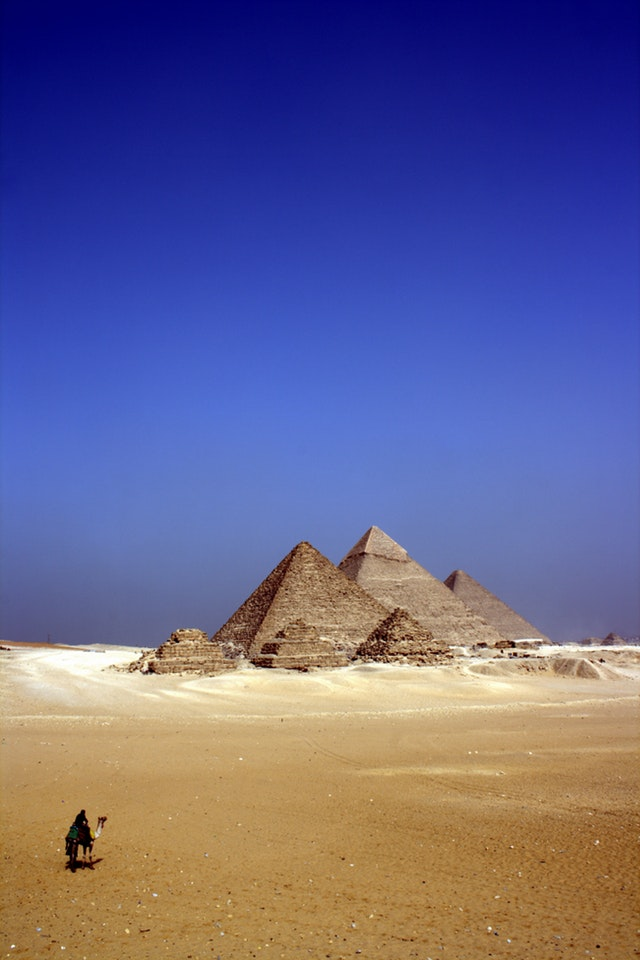
#> input picture Lab1-std/pyramids.jpeg, 640 x 960 px, found by its file name
$ jupyter execute --allow-errors Lab_1_std.ipynb   (shell and % lines are left out)
#> lines starting #> are read from the running program, lines starting #| are printed output that depends on the picture
[cell 1]
import skimage.io as io

# Show the figures / plots inside the notebook
from skimage.color import rgb2gray,rgb2hsv
import matplotlib.pyplot as plt
import numpy as np
from skimage.util import random_noise
import numpy as np

from skimage.exposure import histogram
from matplotlib.pyplot import bar

[cell 2]
def show_images(images,titles=None):
    #This function is used to show image(s) with titles by sending an array of images and an array of associated titles.
    # images[0] will be drawn with the title titles[0] if exists
    # You aren't required to understand this function, use it as-is.
    n_ims = len(images)
    if titles is None: titles = ['(%d)' % i for i in range(1,n_ims + 1)]
    fig = plt.figure()
    n = 1
    for image,title in zip(images,titles):
        a = fig.add_subplot(1,n_ims,n)
        if image.ndim == 2:
            plt.gray()
        plt.imshow(image)
        a.set_title(title)
        n += 1
    fig.set_size_inches(np.array(fig.get_size_inches()) * n_ims)
    plt.show()

[cell 3]
# Ex: imread and imshow
pyramids = io.imread('pyramids.jpeg')
#> pyramids is the input picture: shape (960, 640, 3); mean R, G, B 102.5, 99.6, 141.8
io.imshow(pyramids)
io.show()

[cell 4]
# Use this function to show a histogram
# The image should be gray-scale and should range from 0 to 1
def showHist(img,histogramImg):
    plt.figure()
    bar(histogramImg[1]*255, histogramImg[0], width=0.8, align='center')

# Requirment 1

[cell 5]
'''
@TODO:
Requirement #1
-Read and print image 'coffee'
-Show and print half of the  image
-----hint :use the attribute shape of numpy to get the image object dimentions
'''
coffee=io.imread('coffee.jpeg')
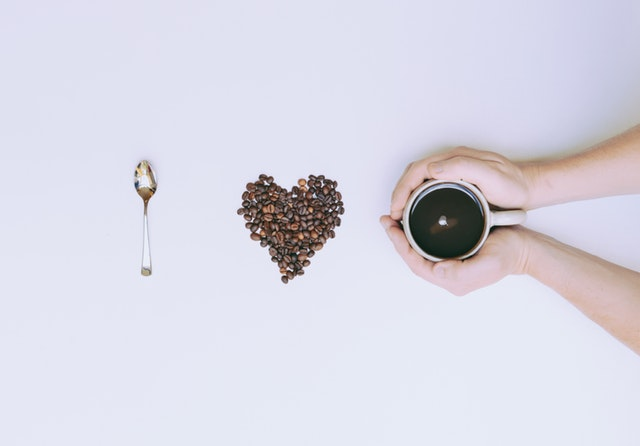
#> input picture Lab1-std/coffee.jpeg, 640 x 446 px, found by its file name
#> coffee is the input picture: shape (446, 640, 3); mean R, G, B 216.5, 215.6, 227.4
io.imshow(coffee)

[cell 6]
coffee_half_image_verticle=coffee[0:(int)(len(coffee)/2)]
io.imshow(coffee_half_image_verticle)

[cell 7]
coffee_half_image_horizontal=coffee[:,0:(int)(len(coffee[0])/2)]
io.imshow(coffee_half_image_horizontal)

# Requirment 2

[cell 8]
'''
@TODO:
Requirement #2
RGB to gray and HSV:
1- Write a function 'gray_image' that takes an image as input , then
    -get the gray scale of the image, then
    -display original image and the gray scale one side by side (subplot).
    -hint: use rgb2gray to get the graylevel of the image
- test your function with the image 'pyramids'

2- Write a function 'HSV_image' that takes an image as input , then
   -show the RGB image and the (3 channels of HSV image each channel in separated form ) one side by side (subplot).
   -hint: -use rgb2hsv (to get the hsv representation of the image).
          -To separately get the Hue, Saturation and Value channels, use hsvImg[:,:,X],
           where hsvImg is the hsv representation of the image.
           Hue is the first channel, Saturation is the second and value is the last channel.
- test your function for the images in HSV Folder. And comment on the results.
'''

[cell 9]
def gray_image(image):
    gray_scale_of_image=rgb2gray(image)
    plt.subplot(121)
    plt.imshow(image)
    plt.subplot(122)
    plt.imshow(gray_scale_of_image,cmap=plt.cm.gray)

[cell 10]
gray_image(pyramids)
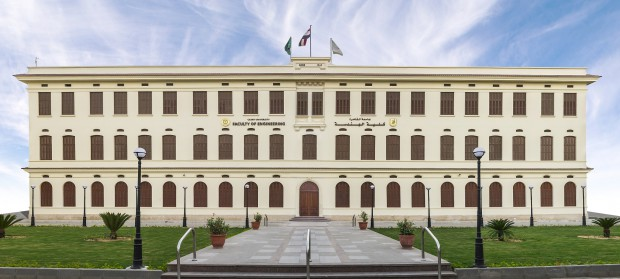
#> input picture Lab1-std/hsv/ex1.png, 620 x 279 px, found by its file name
#> further down, cairo_university is the input picture: shape (279, 620, 3); mean R, G, B 166.4, 165.5, 157.6

[cell 11]
def HSV_image(image):
    hsv_image=rgb2hsv(image)
#> hsv_image: shape (279, 620, 3) float64; mean of channels 0, 1, 2 0.281, 0.212, 0.7
    hue_channel=hsv_image[:,:,0]
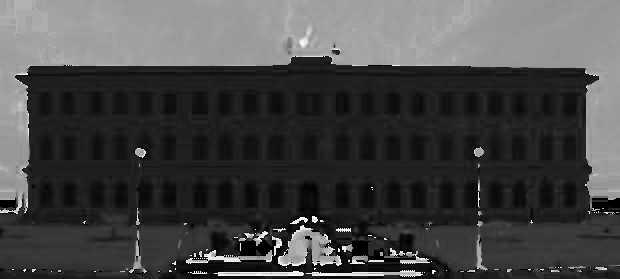
#> hue_channel: shape (279, 620) float64; min 0, max 0.992, mean 0.281
    saturation_channel=hsv_image[:,:,1]
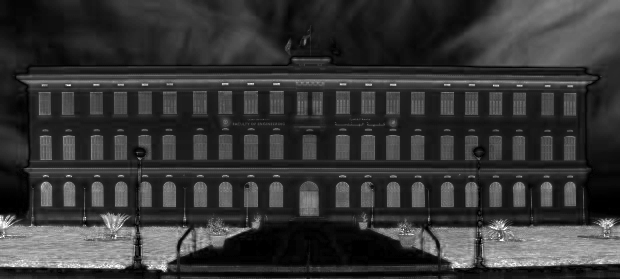
#> saturation_channel: shape (279, 620) float64; min 0, max 1, mean 0.212
    value_channel=hsv_image[:,:,2]
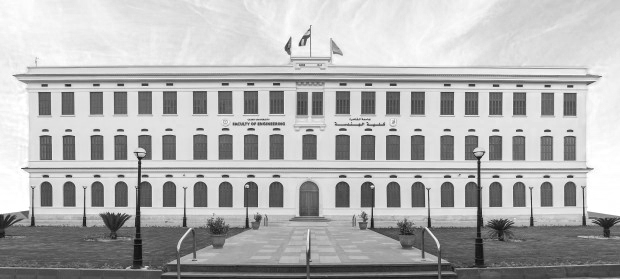
#> value_channel: shape (279, 620) float64; min 0.0314, max 1, mean 0.7
    '''plt.subplot(221)
    plt.imshow(image)
    plt.subplot(222)
    plt.imshow(hue_channel)
    plt.subplot(223)
    plt.imshow(saturation_channel)
    plt.subplot(224)
    plt.imshow(value_channel)'''
    show_images([image,hue_channel,saturation_channel,value_channel])
#> in show_images, `n_ims = len(images)`: n_ims = 4
#> the loop in show_images, `for image,title in zip(images,titles):` made 4 passes
#> title on passes 1 to 4: '(1)', '(2)', '(3)', '(4)'
#> after the loop in show_images, `for image,title in zip(images,titles):`: n = 5

[cell 12]
cairo_university = io.imread('ex1.png')
HSV_image(cairo_university)

[cell 13]
'''
Requirement 2 (Noise):
http://scikit-image.org/docs/dev/api/skimage.util.html#skimage.util.random_noise

1.For an image of your choice (the effect of noise must be obvious):
    Read the image.
    Convert it to greyscale.
    Apply salt & pepper noise with
    amount=0.05, 0.5 and 0.9

2. From the other images. Recommend one image that won’t be greatly affected by the noise and state why.
    '''

[cell 14]
pyramidse_noise=io.imread('pyramids.jpeg')
pyramidse_grayscale=rgb2gray(pyramidse_noise)
pyramidse_noise_grayscale_v1=random_noise(pyramidse_grayscale,mode='s&p',amount=0.05)
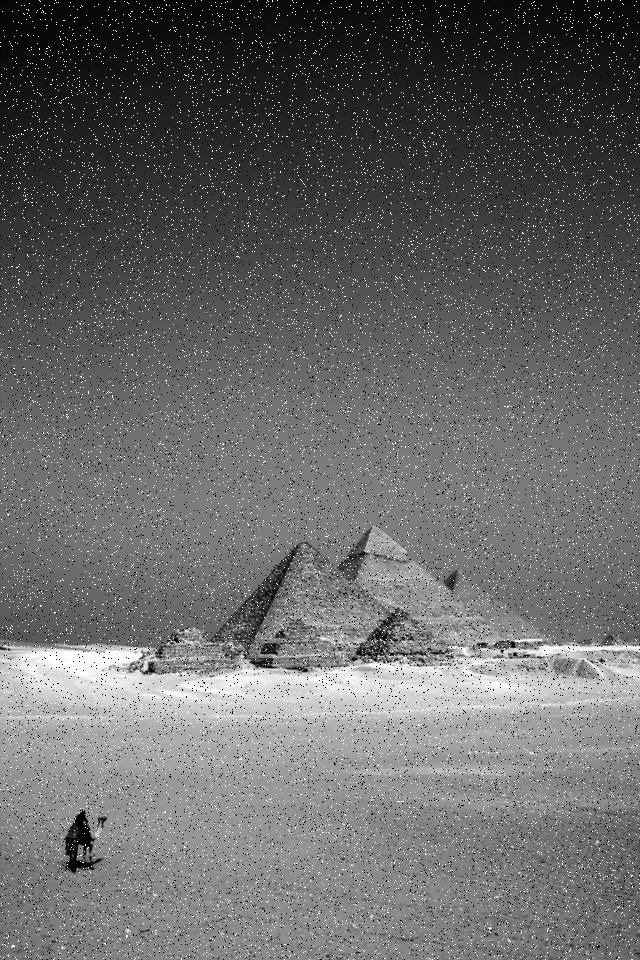
#> pyramidse_noise_grayscale_v1: shape (960, 640) float64; min 0, max 1, mean 0.409
pyramidse_noise_grayscale_v2=random_noise(pyramidse_grayscale,mode='s&p',amount=0.5)
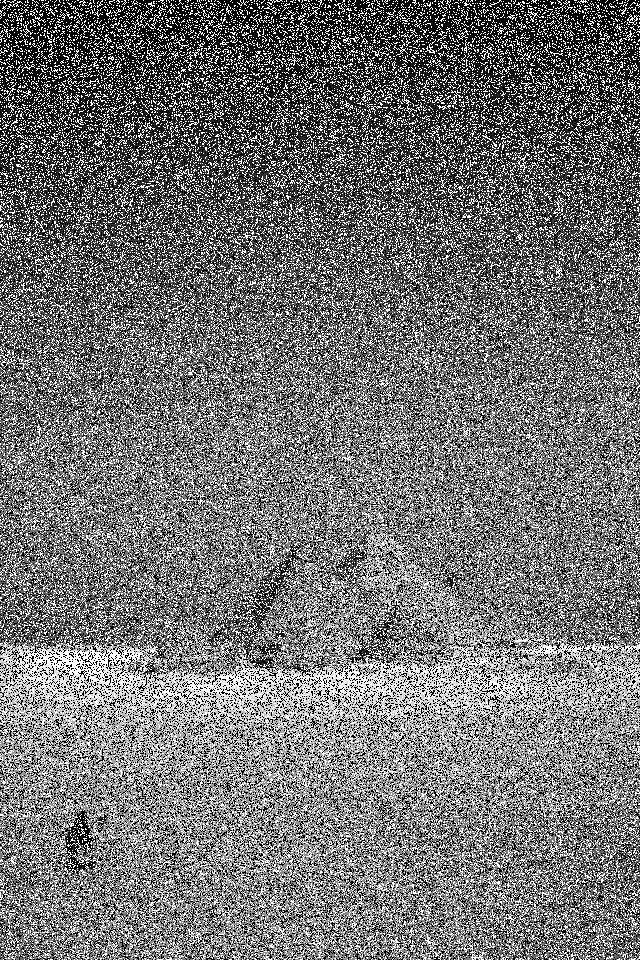
#> pyramidse_noise_grayscale_v2: shape (960, 640) float64; min 0, max 1, mean 0.452
pyramidse_noise_grayscale_v3=random_noise(pyramidse_grayscale,mode='s&p',amount=0.9)
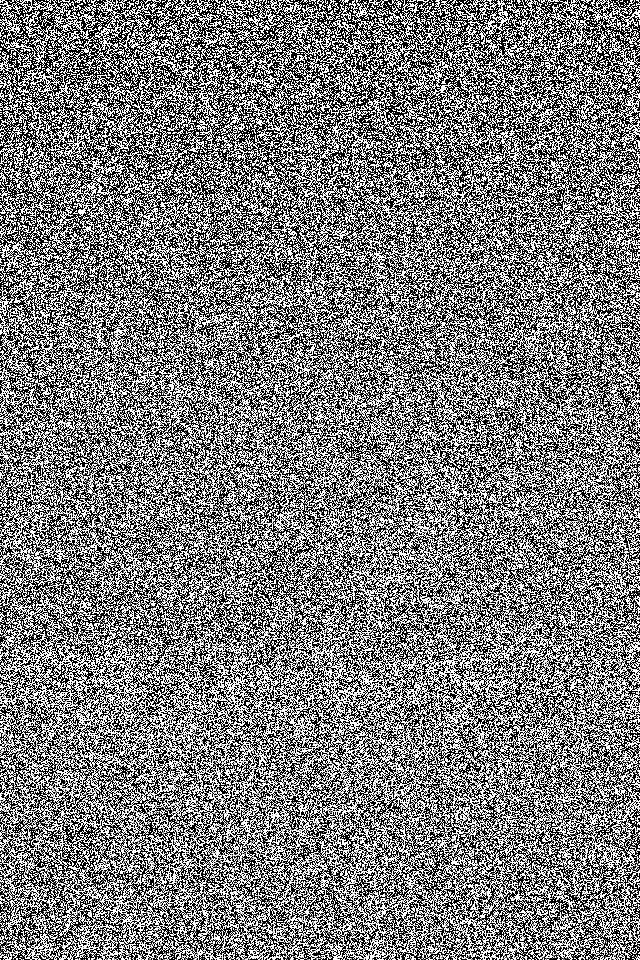
#> pyramidse_noise_grayscale_v3: shape (960, 640) float64; min 0, max 1, mean 0.49
plt.subplot(221)
plt.imshow(pyramidse_grayscale,cmap='gray')
plt.subplot(222)
plt.imshow(pyramidse_noise_grayscale_v1,cmap='gray')
plt.subplot(223)
plt.imshow(pyramidse_noise_grayscale_v2,cmap='gray')
plt.subplot(224)
plt.imshow(pyramidse_noise_grayscale_v3,cmap='gray')
#> `temp=rgb2gray(temp)`:
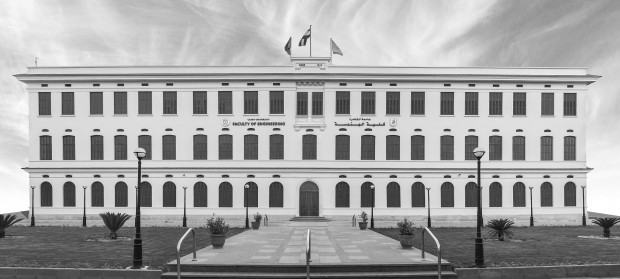
#> temp: shape (279, 620) float64; min 0.0308, max 1, mean 0.647
#> `name='ex'+str(i)+'.png'`: name = 'ex1.png'

# The coffee image wont be affected greatly casue the majority of it's pixels is white

# Requirment 3

[cell 15]
'''
Requirement 3 (Histogram):

1- For the given images ( in histogram folder):
    Read the image.
    Apply histogram and show it.
Hint
    A) Use histogram (image) to get histogram. Try different values for nbins (256,64,8), What does it mean?
    B) and function(showHist) to draw it.
** 2- Draw a grey-scale image that has uniform histogram
same number of pixels for all intensity levels) using code only. Let the size of the image be 256x256.
use np.ones to draw image with ones.
'''

#> (a cell that did not finish here is left out)

#> (a cell that did not finish here is left out)

#> (a cell that did not finish here is left out)

# Nummber of bins means the range of value taken to be considard as 1

[cell 19]
uniform_image_white=np.ones((256,256))
#> uniform_image_white: shape (256, 256) float64; every value is 1

[cell 20]
uniform_image_white=(uniform_image_white*256).astype('uint8')
#> uniform_image_white: shape (256, 256); every value is 0
plt.hist(histogram(uniform_image_white))
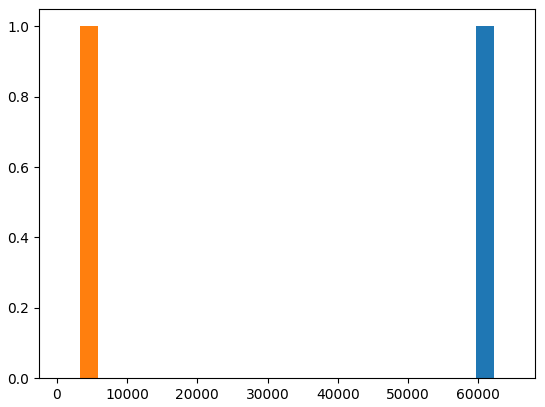
#> figure drawn by matplotlib, 1 panel; tallest bar 1 high, from x = 59637.8 to 62259.2; tallest bar 1 high, from x = 3276.8 to 5898.2

[cell 21]
uniform_image_white[0][0]
#> Out = 0
